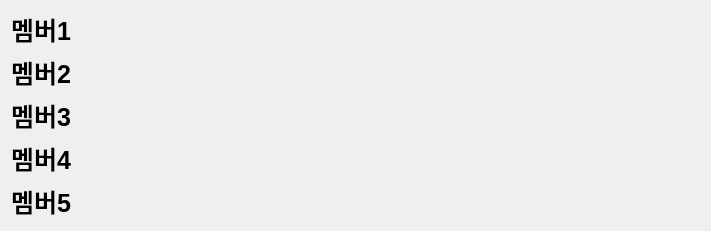
   <widget class="QWidget" name="layoutWidget">
    <property name="geometry">
     <rect>
      <x>210</x>
      <y>420</y>
      <width>711</width>
      <height>191</height>
     </rect>
    </property>
    <layout class="QGridLayout" name="gridLayout_2">
     <item row="0" column="0">
      <widget class="QLabel" name="lblMemberInfo1">
       <property name="styleSheet">
        <string notr="true">font-size: 25px; font-weight: bold;</string>
       </property>
       <property name="text">
        <string>멤버1</string>
       </property>
      </widget>
     </item>
     <item row="1" column="0">
      <widget class="QLabel" name="lblMemberInfo2">
       <property name="styleSheet">
        <string notr="true">font-size: 25px; font-weight: bold;</string>
       </property>
       <property name="text">
        <string>멤버2</string>
       </property>
      </widget>
     </item>
     <item row="2" column="0">
      <widget class="QLabel" name="lblMemberInfo3">
       <property name="styleSheet">
        <string notr="true">font-size: 25px; font-weight: bold;</string>
       </property>
       <property name="text">
        <string>멤버3</string>
       </property>
      </widget>
     </item>
     <item row="3" column="0">
      <widget class="QLabel" name="lblMemberInfo4">
       <property name="styleSheet">
        <string notr="true">font-size: 25px; font-weight: bold;</string>
       </property>
       <property name="text">
        <string>멤버4</string>
       </property>
      </widget>
     </item>
     <item row="4" column="0">
      <widget class="QLabel" name="lblMemberInfo5">
       <property name="styleSheet">
        <string notr="true">font-size: 25px; font-weight: bold;</string>
       </property>
       <property name="text">
        <string>멤버5</string>
       </property>
      </widget>
     </item>
    </layout>
   </widget>
